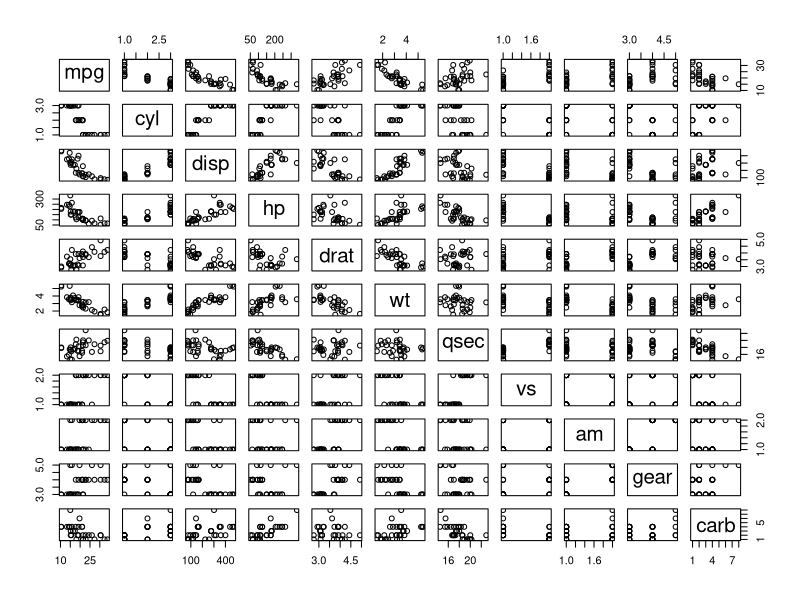
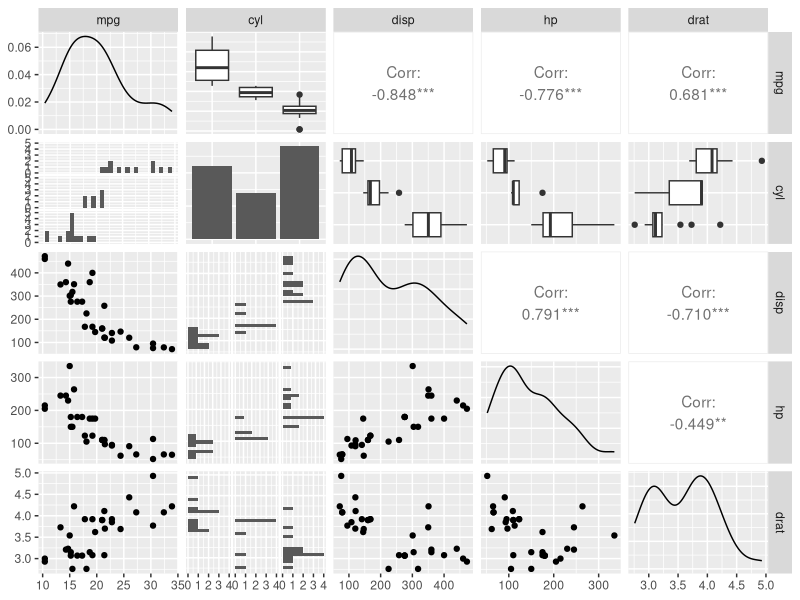

These figures' R source, in order: (Note: this script raises an error after producing the figures.)
## This script includes code used in my exploratory analysis of the mtcars dataset

library(ggplot2)
library(dplyr)
library(GGally)
data(mtcars)

mtcars <- mtcars %>% mutate(cyl = as.factor(as.character(cyl)), 
                          vs = factor(vs, labels = c("V-engine", "Straight engine")), 
                          am = factor(am, labels = c("Automatic", "Manual")))

pairs(mtcars)
ggpairs(mtcars[, 1:5], color = "cyl")
cor(mtcars)[1, ]